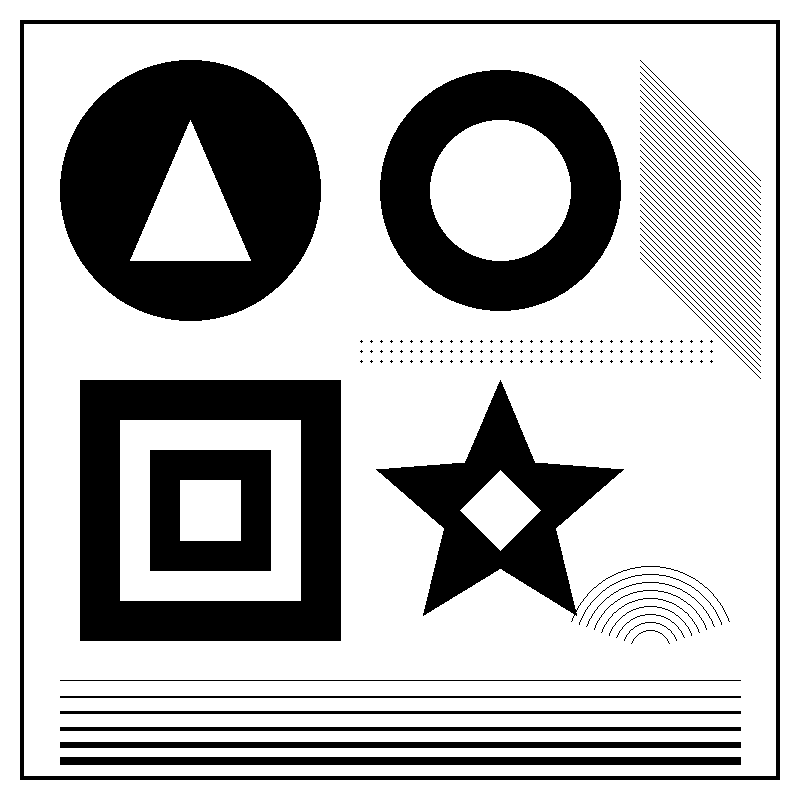
#> input picture algorithm_improvement_pics/Cursor/01_bw_shapes_holes_lines.png, 800 x 800 px
$ python -i preprocess.py   (imports and definitions only)
#> lines starting #> are read from the running program, lines starting #| are printed output that depends on the picture; after the words box and inside, x2 and y2 are one past the last pixel; in counts of white or black regions, pixels touching at a corner belong together
#> further down, picture is the input picture: PIL image 800x800 RGB; 72.7% white; 162 black regions (108 under 20 px), largest, box (x1, y1, x2, y2) and area: (60, 60, 321, 321) 44864, (80, 380, 341, 641) 35360, (380, 70, 621, 311) 29984
### src/vectorizer/raster/color.py
"""Perceptual color helpers used by palette constraint and blend tracing."""

from __future__ import annotations

import numpy as np

from vectorizer.domain.settings import normalize_hex


def hex_to_rgb(value: str) -> tuple[int, int, int]:
    text = normalize_hex(value)[1:]
    return int(text[0:2], 16), int(text[2:4], 16), int(text[4:6], 16)


def rgb_to_hex(rgb: tuple[int, int, int]) -> str:
    r, g, b = (int(c) for c in rgb)
    return f"#{r:02x}{g:02x}{b:02x}"


def srgb_u8_to_oklab(rgb: np.ndarray) -> np.ndarray:
    """Convert uint8 sRGB (..., 3) to OKLab float32. Public-domain OKLab (Ottosson)."""
    arr = np.asarray(rgb, dtype=np.float32) / 255.0
    linear = np.where(arr <= 0.04045, arr / 12.92, ((arr + 0.055) / 1.055) ** 2.4)
    r = linear[..., 0]
    g = linear[..., 1]
    b = linear[..., 2]
    l = 0.4122214708 * r + 0.5363325363 * g + 0.0514459929 * b
    m = 0.2119034982 * r + 0.6806995451 * g + 0.1073969566 * b
    s = 0.0883024619 * r + 0.2817188376 * g + 0.6299787005 * b
    l_ = np.cbrt(np.clip(l, 0.0, None))
    m_ = np.cbrt(np.clip(m, 0.0, None))
    s_ = np.cbrt(np.clip(s, 0.0, None))
    L = 0.2104542553 * l_ + 0.7936177850 * m_ - 0.0040720468 * s_
    A = 1.9779984951 * l_ - 2.4285922050 * m_ + 0.4505937099 * s_
    B = 0.0259040371 * l_ + 0.7827717662 * m_ - 0.8086757660 * s_
    return np.stack((L, A, B), axis=-1).astype(np.float32)


# [58 lines left out: functions nearest_oklab, project_coverage, not called in this run]

### src/vectorizer/raster/preprocess.py
"""Preprocessing applied to a copy of the source; never mutates the original."""

from __future__ import annotations

from PIL import Image, ImageFilter

from vectorizer.domain.settings import TraceSettings


# [42 lines left out: function preprocess_image, not called in this run]


def cel_stroke_mask(rgb: Image.Image | object, *, bleed_ink: bool = False) -> object:
    """Boolean mask of dark ink outlines abutting brighter fills.

    JPEG cel art browns true black; require local contrast so couch shadows are
    not treated as strokes.

    `bleed_ink` also accepts thin lines whose chroma was smeared in from a
    saturated fill (fold lines on a yellow curtain read as olive ~(108,80,6)).
    """
#> called with bleed_ink = True
    import numpy as np

    if isinstance(rgb, Image.Image):
        arr = np.asarray(rgb.convert("RGB"), dtype=np.uint8)
    else:
        arr = np.asarray(rgb, dtype=np.uint8)
    gray = (
        0.299 * arr[..., 0] + 0.587 * arr[..., 1] + 0.114 * arr[..., 2]
    ).astype(np.float32)
    padded = np.pad(gray, 1, mode="edge")
#> padded: shape (802, 802) float32; 72.9% white; 162 black regions (108 under 20 px), largest, box (x1, y1, x2, y2) and area: (61, 61, 322, 322) 44864, (81, 381, 342, 642) 35360, (381, 71, 622, 312) 29984
    neigh_max = np.maximum.reduce(
        [
            padded[:-2, 1:-1],
            padded[2:, 1:-1],
            padded[1:-1, :-2],
            padded[1:-1, 2:],
            padded[:-2, :-2],
            padded[:-2, 2:],
            padded[2:, :-2],
            padded[2:, 2:],
        ]
    )
#> neigh_max: shape (800, 800) float32; 76.8% white; 10 black regions, largest, box (x1, y1, x2, y2) and area: (61, 61, 320, 320) 43296, (81, 381, 340, 640) 33592, (381, 71, 620, 310) 28456
    sat = arr.max(axis=2).astype(np.int16) - arr.min(axis=2).astype(np.int16)
#> sat: shape (800, 800) int16; every value is 0
    contrast = neigh_max - gray
#> contrast: shape (800, 800) float32; 4.1% white in thin lines or dots
    # Classic cel: dark ink against bright fills (Simpsons pink/orange).
    edge_ink = (gray <= 88.0) & (contrast >= 32.0) & (sat <= 95)
#> edge_ink: shape (800, 800) bool; 4.1% white in thin lines or dots
    # Dark-on-dark (Bar green feathers): near-black with modest local lift.
    dark_on_dark = (gray <= 42.0) & (contrast >= 14.0) & (sat <= 55)
    # Thin slate outlines (clouds, sails) are too light for the luma gate;
    # a black-hat (closing minus image) finds lines narrower than the kernel
    # while ignoring wide shadow bands.
    side = max(arr.shape[:2])
    kernel = 5 if side <= 2600 else 7
    gray_img = Image.fromarray(np.clip(gray, 0, 255).astype(np.uint8), "L")
    closed = gray_img.filter(ImageFilter.MaxFilter(kernel)).filter(
        ImageFilter.MinFilter(kernel)
    )
    black_hat = np.asarray(closed, dtype=np.float32) - gray
#> black_hat: shape (800, 800) float32; 3.8% white; 160 white regions (112 under 20 px), largest, box (x1, y1, x2, y2) and area: (20, 20, 780, 780) 12096, (60, 727, 741, 731) 2724, (60, 711, 741, 714) 2043
    thin_ink = (black_hat >= 40.0) & (gray <= 125.0) & (sat <= 90)
    mask = edge_ink | dark_on_dark | thin_ink
    if bleed_ink:
        mask |= (black_hat >= 70.0) & (gray <= 105.0) & (sat <= 135)
    return mask


def cleanup_cel_fills(
    image: Image.Image,
    *,
    ink_rgb: tuple[int, int, int] | None = None,
) -> Image.Image:
    """Remove JPEG/AA freckles from flat fills without rewriting ink strokes.

    Full ``prepare_cel_ink`` rebakes outlines and can open gaps on megapixel
    living-room scenes. This lighter pass only majority-cleans, despeckles, and
    folds enclosed shade blotches — then restores the stroke mask pixels.
    """
    import numpy as np

    rgba = image.convert("RGBA")
    rgb = np.asarray(rgba.convert("RGB"), dtype=np.uint8).copy()
    stroke = cel_stroke_mask(rgb, bleed_ink=True)
    if ink_rgb is not None:
        ink_luma = 0.299 * ink_rgb[0] + 0.587 * ink_rgb[1] + 0.114 * ink_rgb[2]
        gray = 0.299 * rgb[..., 0] + 0.587 * rgb[..., 1] + 0.114 * rgb[..., 2]
        # Exact near-ink flats count as stroke so cleanup cannot freckle them.
        stroke = stroke | ((gray <= ink_luma + 8.0) & (gray <= 48.0))
    if not np.any(stroke):
        return rgba
    stroke_b = np.asarray(stroke, dtype=bool)
    cleaned = _majority_clean_fills(rgb, stroke_b, passes=2, majority=6)
    cleaned = _despeckle_fills(cleaned, stroke_b)
    cleaned = _flatten_enclosed_fills(cleaned, stroke_b)
    cleaned[stroke_b] = rgb[stroke_b]
    out = np.asarray(rgba, dtype=np.uint8).copy()
    out[..., :3] = cleaned
    return Image.fromarray(out, mode="RGBA")


# [70 lines left out: function prepare_cel_ink, not called in this run]


def _majority_clean_fills(
    rgb: object,
    stroke: object,
    *,
    passes: int = 2,
    majority: int = 6,
) -> object:
    """Replace fill pixels that disagree with most neighbours (ink is frozen)."""
#> called with passes = 2, majority = 6
    import numpy as np

    out = np.asarray(rgb, dtype=np.uint8).copy()
    frozen = np.asarray(stroke, dtype=bool)
    if out.size == 0 or not np.any(~frozen):
        return out
    # Pack RGB into int32 so neighbour voting is a single channel.
    packed = (
        out[..., 0].astype(np.int32) << 16
        | out[..., 1].astype(np.int32) << 8
        | out[..., 2].astype(np.int32)
    )
    for _ in range(max(1, passes)):
        pad = np.pad(packed, 1, mode="edge")
        neigh = np.stack(
            [
                pad[:-2, 1:-1],
                pad[2:, 1:-1],
                pad[1:-1, :-2],
                pad[1:-1, 2:],
                pad[:-2, :-2],
                pad[:-2, 2:],
                pad[2:, :-2],
                pad[2:, 2:],
            ],
            axis=0,
        )
        # Mode of 8-neighbourhood via sort; ties keep the current pixel.
        ordered = np.sort(neigh, axis=0)
        # Count runs at the median of each sorted neighbourhood.
        mid = ordered[3]
        agree = (neigh == mid).sum(axis=0)
        # Prefer the true mode when the median slot is a weak tie.
        for candidate in (ordered[2], ordered[4], ordered[1], ordered[5]):
            cand_agree = (neigh == candidate).sum(axis=0)
            better = cand_agree > agree
            mid = np.where(better, candidate, mid)
            agree = np.where(better, cand_agree, agree)
        self_agree = (neigh == packed).sum(axis=0)
        flip = (~frozen) & (agree >= majority) & (agree > self_agree) & (mid != packed)
        if not np.any(flip):
            break
        packed = np.where(flip, mid, packed)
#> this loop made 2 passes
#> pass 1, in _majority_clean_fills, `agree = (neigh == mid).sum(axis=0)`:
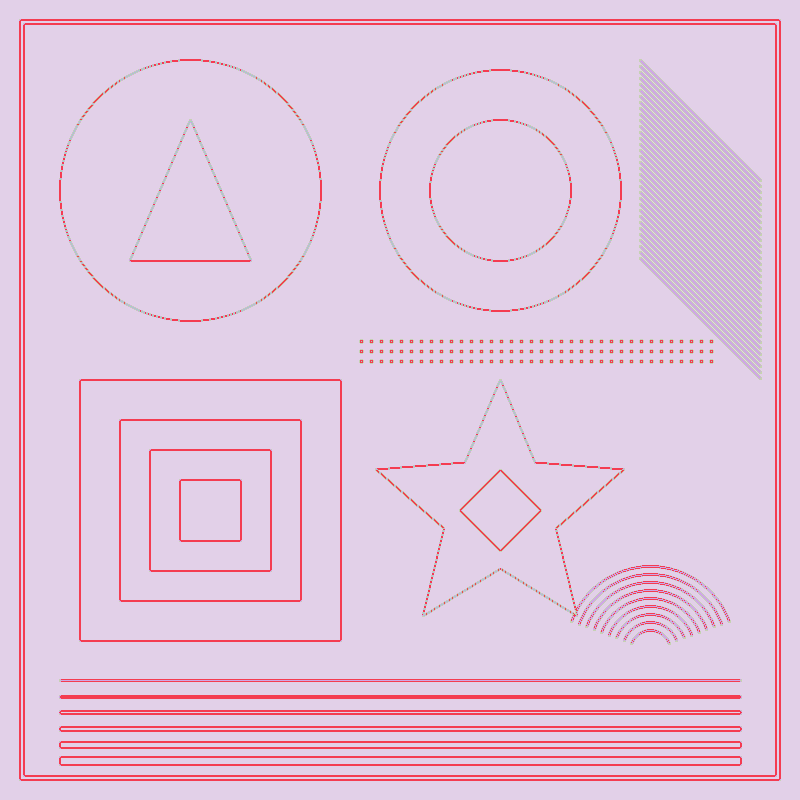
#> agree: shape (800, 800) int64; 5 distinct labels, from 4 to 8; one colour per label, 0 black
#> pass 1, in _majority_clean_fills, `self_agree = (neigh == packed).sum(axis=0)`:
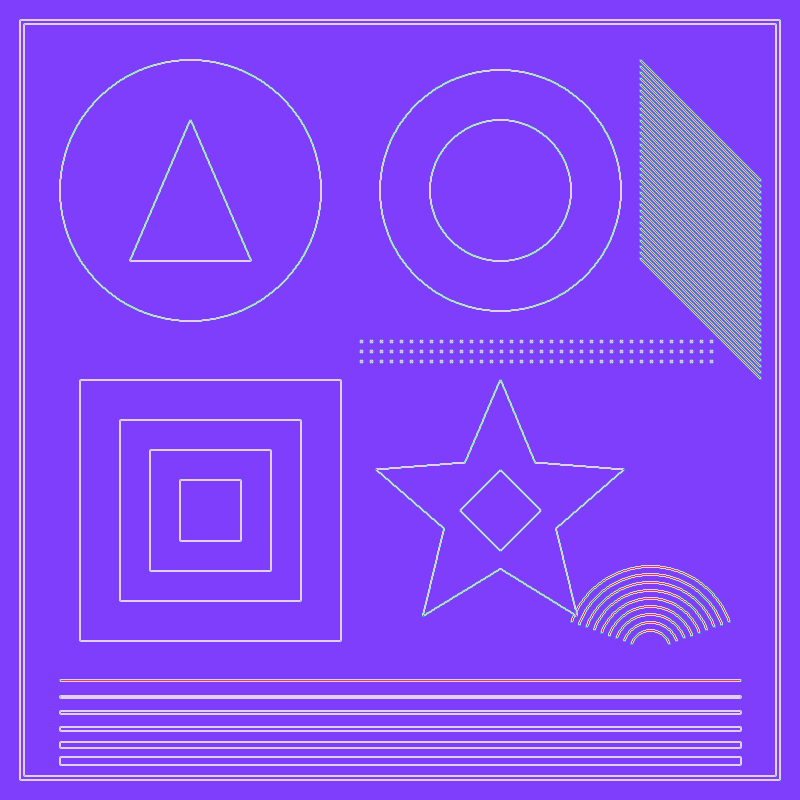
#> self_agree: shape (800, 800) int64; 8 distinct labels, from 1 to 8; one colour per label, 0 black
    out[..., 0] = (packed >> 16) & 255
#> out: shape (800, 800, 3); under 0.01% of pixels changed, all inside (x1, y1, x2, y2) = (190, 120, 191, 121)
    out[..., 1] = (packed >> 8) & 255
#> out: shape (800, 800, 3); mean R, G, B 185.4, 185.4, 185.4
    out[..., 2] = packed & 255
#> out: shape (800, 800, 3); 72.7% white; 162 black regions (108 under 20 px), largest, box (x1, y1, x2, y2) and area: (60, 60, 321, 321) 44865, (80, 380, 341, 641) 35360, (380, 70, 621, 311) 29984
    return out


def _despeckle_fills(
    rgb: object,
    stroke: object,
    *,
    passes: int = 2,
    max_self: int = 3,
) -> object:
    """Absorb fill specks of ≤ `max_self`+1 pixels into the dominant 5×5 fill.

    Painterly shading between two inks (salmon cabinet frame, mauve toaster)
    snaps to 2–4 pixel freckles that an 8-neighbour majority cannot reach.
    A 1px line keeps four same-colour pixels in its 5×5 window and survives.
    """
#> called with passes = 2, max_self = 3
    import numpy as np

    out = np.asarray(rgb, dtype=np.uint8).copy()
    frozen = np.asarray(stroke, dtype=bool)
    packed = (
        out[..., 0].astype(np.int32) << 16
        | out[..., 1].astype(np.int32) << 8
        | out[..., 2].astype(np.int32)
    )
    h, w = packed.shape
    offsets = [(dy, dx) for dy in range(-2, 3) for dx in range(-2, 3) if dy or dx]
    for _ in range(max(1, passes)):
        pad = np.pad(packed, 2, mode="edge")
        ink = np.pad(frozen, 2, mode="edge")

        def _shift(arr, dy, dx):
            return arr[2 + dy : 2 + dy + h, 2 + dx : 2 + dx + w]

        self_count = np.zeros((h, w), dtype=np.int16)
        fill_count = np.zeros((h, w), dtype=np.int16)
        for dy, dx in offsets:
            nk = ~_shift(ink, dy, dx)
            self_count += (_shift(pad, dy, dx) == packed) & nk
            fill_count += nk
        cand_pix = (~frozen) & (self_count <= max_self) & (fill_count >= 12)
        if not np.any(cand_pix):
            break
        best = packed.copy()
        best_count = np.zeros((h, w), dtype=np.int16)
        # Candidates: every non-ink colour in the 3×3 ring.
        for cy, cx in offsets:
            if max(abs(cy), abs(cx)) > 1:
                continue
            cand = _shift(pad, cy, cx)
            usable = cand_pix & ~_shift(ink, cy, cx) & (cand != packed)
            if not np.any(usable):
                continue
            votes = np.zeros((h, w), dtype=np.int16)
            for dy, dx in offsets:
                votes += (_shift(pad, dy, dx) == cand) & ~_shift(ink, dy, dx)
            better = usable & (votes > best_count)
            best = np.where(better, cand, best)
            best_count = np.where(better, votes, best_count)
        flip = cand_pix & (best_count * 5 >= fill_count * 3)
        if not np.any(flip):
            break
        packed = np.where(flip, best, packed)
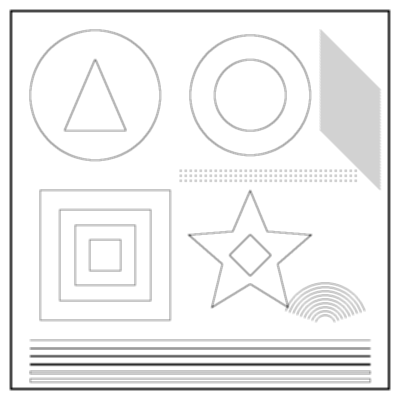
#> fill_count: shape (800, 800) int16 (shown at 1/2 size); min 1, max 24, mean 22.7; drawn with min black and max white
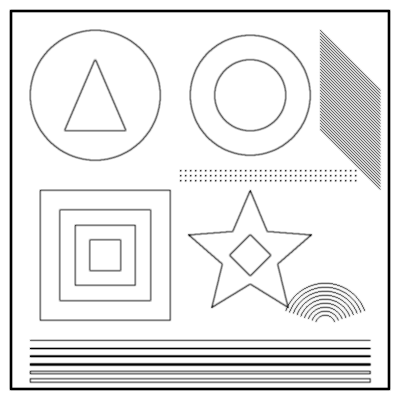
#> self_count: shape (800, 800) int16 (shown at 1/2 size); min 0, max 24, mean 22; drawn with min black and max white
    out[..., 0] = (packed >> 16) & 255
    out[..., 1] = (packed >> 8) & 255
    out[..., 2] = packed & 255
    return out


# [50 lines left out: function _thin_stroke_shoulders, not called in this run]


def _label_regions(mask: object, values: object | None = None) -> object:
    """4-connected component labels (root pixel index; -1 outside `mask`).

    With `values`, neighbours only join when their values are equal.
    """
    import numpy as np

    m = np.asarray(mask, dtype=bool)
    h, w = m.shape
    idx = np.arange(h * w, dtype=np.int64).reshape(h, w)
    eh = m[:, :-1] & m[:, 1:]
    ev = m[:-1, :] & m[1:, :]
    if values is not None:
        v = np.asarray(values)
        eh &= v[:, :-1] == v[:, 1:]
        ev &= v[:-1, :] == v[1:, :]
    a = np.concatenate([idx[:, :-1][eh], idx[:-1, :][ev]])
    b = np.concatenate([idx[:, 1:][eh], idx[1:, :][ev]])
    lab = np.arange(h * w, dtype=np.int64)
    while a.size:
        la = lab[a]
        lb = lab[b]
        diff = la != lb
        if not np.any(diff):
            break
        a, b, la, lb = a[diff], b[diff], la[diff], lb[diff]
        # Hook the larger root onto the smaller, then compress fully so
        # every entry points at a root again.
        np.minimum.at(lab, np.maximum(la, lb), np.minimum(la, lb))
        while True:
            nxt = lab[lab]
            if np.array_equal(nxt, lab):
                break
            lab = nxt
    out = lab.reshape(h, w)
    out[~m] = -1
    return out


def _flatten_enclosed_fills(
    rgb: object,
    stroke: object,
    *,
    max_dist: float = 0.14,
    min_contact: float = 0.45,
    host_ratio: int = 3,
    passes: int = 2,
) -> object:
    """Fold small shading blotches into the fill that surrounds them.

    Painterly shading on small objects (toaster faces, cabinet frame) snaps to
    blotches of a neighbouring palette shade, too large for `_despeckle_fills`.
    A same-colour blob is merged into the non-ink neighbour blob it touches
    most when that host is OKLab-close, several times larger, and supplies
    most of the blob's boundary. Ink contacts count against the share, so
    outlined details (carrots on the curtain, keypad buttons) stay.
    """
#> called with max_dist = 0.14, min_contact = 0.45, host_ratio = 3, passes = 2
    import numpy as np

    from vectorizer.raster.color import srgb_u8_to_oklab

    out = np.asarray(rgb, dtype=np.uint8).copy()
    fill = ~np.asarray(stroke, dtype=bool)
    if not np.any(fill):
        return out
    h, w = fill.shape
    max_blob = max(64, int(h * w * 6e-5))
    packed = (
        out[..., 0].astype(np.int64) << 16
        | out[..., 1].astype(np.int64) << 8
        | out[..., 2].astype(np.int64)
    )
    for _ in range(max(1, passes)):
        roots = _label_regions(fill, packed)
        _, blob = np.unique(roots[fill], return_inverse=True)
        n_blob = int(blob.max()) + 1
        blob_map = np.full((h, w), -1, dtype=np.int64)
        blob_map[fill] = blob.ravel()
        blob = blob_map
        area = np.bincount(blob[fill], minlength=n_blob)
        blob_color = np.zeros(n_blob, dtype=np.int64)
        blob_color[blob[fill]] = packed[fill]
        pairs = []
        for a, b in (
            (blob[:, :-1], blob[:, 1:]),
            (blob[:-1, :], blob[1:, :]),
        ):
            a = a.ravel()
            b = b.ravel()
            diff = a != b
            pairs.append((a[diff], b[diff]))
            pairs.append((b[diff], a[diff]))
        src = np.concatenate([p[0] for p in pairs])
        dst = np.concatenate([p[1] for p in pairs])
        keep = src >= 0
        src, dst = src[keep], dst[keep]
        small = area[src] <= max_blob
        src, dst = src[small], dst[small]
        if src.size == 0:
            break
        contacts = np.bincount(src, minlength=n_blob)
        fill_pair = dst >= 0
        keys, counts = np.unique(
            src[fill_pair] * n_blob + dst[fill_pair], return_counts=True
        )
        k_src = keys // n_blob
        k_dst = keys % n_blob
        order = np.lexsort((counts, k_src))
        last = np.r_[k_src[order][1:] != k_src[order][:-1], True]
        b_src = k_src[order][last]
        b_host = k_dst[order][last]
        b_cnt = counts[order][last]
        colors = np.unique(blob_color)
        rgb_u8 = np.stack(
            [(colors >> 16) & 255, (colors >> 8) & 255, colors & 255], axis=-1
        ).astype(np.uint8)
        lab_c = srgb_u8_to_oklab(rgb_u8[None])[0]
        ci = np.searchsorted(colors, blob_color[b_src])
        hi = np.searchsorted(colors, blob_color[b_host])
        dist = np.sqrt(((lab_c[ci] - lab_c[hi]) ** 2).sum(axis=1))
        # Thick elongated blobs are drawn shading (lampshade pleats, handset
        # shadow); only compact blotches and sub-3px AA slivers fold away.
        yy, xx = np.nonzero(fill)
        ids = blob[fill]
        sy = np.bincount(ids, yy, n_blob)
        sx = np.bincount(ids, xx, n_blob)
        n = np.maximum(area, 1)
        cyy = np.bincount(ids, yy.astype(np.float64) ** 2, n_blob) / n - (sy / n) ** 2
        cxx = np.bincount(ids, xx.astype(np.float64) ** 2, n_blob) / n - (sx / n) ** 2
        cxy = np.bincount(ids, yy.astype(np.float64) * xx, n_blob) / n - sy * sx / n**2
        tr = cxx + cyy
        disc = np.sqrt(np.maximum(((cxx - cyy) * 0.5) ** 2 + cxy**2, 0.0))
        major = tr * 0.5 + disc
        minor = np.maximum(tr * 0.5 - disc, 1e-3)
        p = np.pad(blob, 1, constant_values=-2)
        core = (
            (p[:-2, 1:-1] == blob)
            & (p[2:, 1:-1] == blob)
            & (p[1:-1, :-2] == blob)
            & (p[1:-1, 2:] == blob)
            & fill
        )
        has_core = np.bincount(blob[core], minlength=n_blob) > 0
        shape_ok = ~has_core | (major <= 16.0 * minor)
        merge = (
            (dist <= max_dist)
            & (b_cnt >= min_contact * contacts[b_src])
            & (area[b_host] >= host_ratio * area[b_src])
            & shape_ok[b_src]
        )
        if not np.any(merge):
            break
        new_color = blob_color.copy()
        new_color[b_src[merge]] = blob_color[b_host[merge]]
        packed = np.where(fill, new_color[np.maximum(blob, 0)], packed)
#> this loop made 1 pass
#> (n_blob, src, dst, contacts, fill_pair, keys, counts, k_src) on pass 1: (15, [4, 4, 4, 4], [-1, -1, 6, -1], [0, 0, 0, 0, 4, 0, 0, 0, 0, 0, 0, 0, 0, 0, 0], [False, False, True, False], [66], [1], [4])
#> pass 1, in _flatten_enclosed_fills, `roots = _label_regions(fill, packed)`:
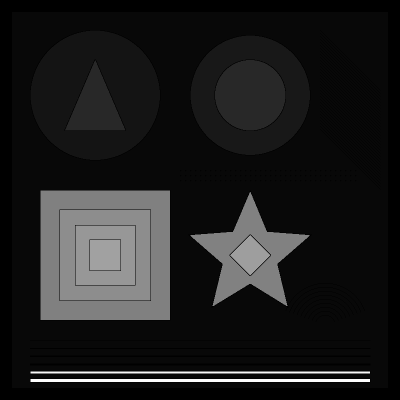
#> roots: shape (800, 800) int64 (shown at 1/2 size); min -1, max 606461, mean 70565.3; drawn with min black and max white
#> after the loop:
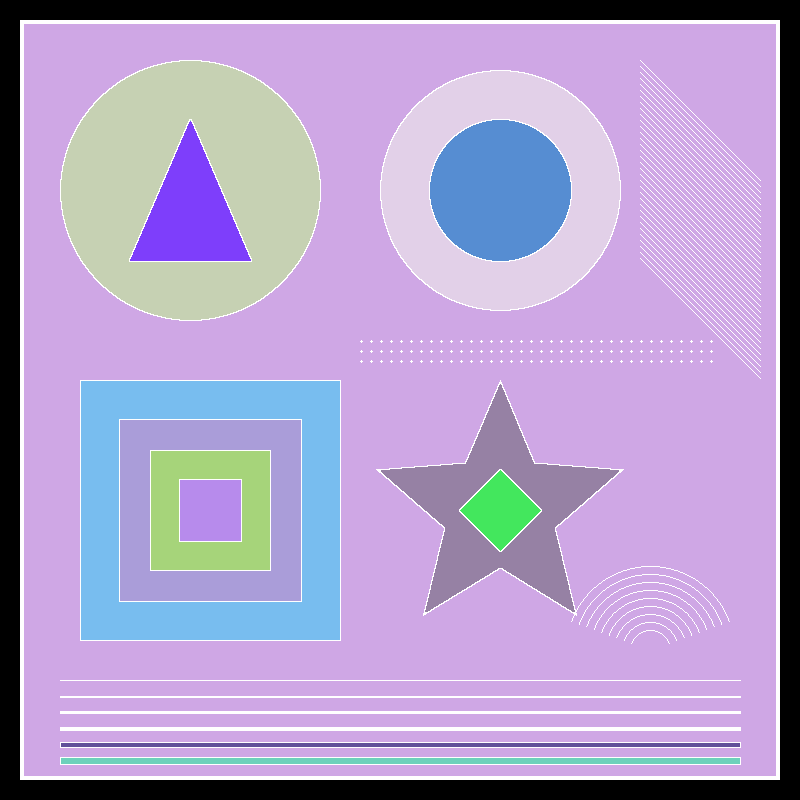
#> blob: shape (800, 800) int64; 16 distinct labels, from -1 to 14; one colour per label, 0 black, -1 white
    out[..., 0] = (packed >> 16) & 255
    out[..., 1] = (packed >> 8) & 255
    out[..., 2] = packed & 255
    return out


# [38 lines left out: functions _binary_dilate, _binary_erode, not called in this run]


def _binary_close(mask: object) -> object:
    return _binary_erode(_binary_dilate(mask, 1), 1)


# [412 lines left out: functions _bridge_stroke_gaps, _four_connect_strokes, _pale_neutral_fill, _palette_plateau_fill, _inpaint_masked, scrub_chroma_key_alpha and 5 more, not called in this run]

>>> from PIL import Image
>>> picture = Image.open('../../../algorithm_improvement_pics/Cursor/01_bw_shapes_holes_lines.png')
>>> result = cleanup_cel_fills(picture)
